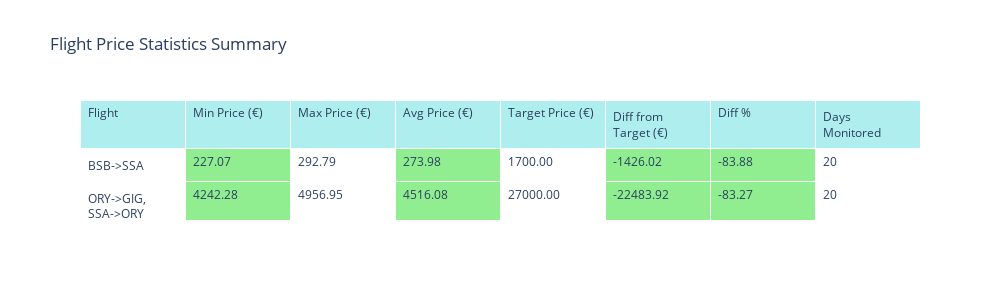

Here is the notebook cell this chart was saved with:
### Markdown cell above
## Summary Statistics

### Code cell
# Calculate comprehensive statistics for each flight
flight_stats = df.groupby('Flight').agg(
    min_price=('Price_EUR', 'min'),
    max_price=('Price_EUR', 'max'),
    avg_price=('Price_EUR', 'mean'),
    median_price=('Price_EUR', 'median'),
    std_price=('Price_EUR', 'std'),
    price_range=('Price_EUR', lambda x: x.max() - x.min()),
    records=('Price_EUR', 'count'),
    first_date=('Datetime', 'min'),
    last_date=('Datetime', 'max')
).reset_index()

# Add target price and difference columns
flight_stats = flight_stats.merge(
    df[['Flight', 'Target_Price']].drop_duplicates(),
    on='Flight'
)

flight_stats['diff_from_target'] = flight_stats['avg_price'] - flight_stats['Target_Price']
flight_stats['pct_diff'] = (flight_stats['diff_from_target'] / flight_stats['Target_Price']) * 100
flight_stats['days_monitored'] = (flight_stats['last_date'] - flight_stats['first_date']).dt.days + 1

# Display the statistics in a formatted table using Plotly
fig = go.Figure(data=[go.Table(
    header=dict(values=['Flight', 'Min Price (€)', 'Max Price (€)', 'Avg Price (€)', 
                        'Target Price (€)', 'Diff from Target (€)', 'Diff %', 'Days Monitored'],
                fill_color='paleturquoise',
                align='left'),
    cells=dict(values=[flight_stats['Flight'], 
                      flight_stats['min_price'].round(2), 
                      flight_stats['max_price'].round(2), 
                      flight_stats['avg_price'].round(2),
                      flight_stats['Target_Price'].round(2),
                      flight_stats['diff_from_target'].round(2),
                      flight_stats['pct_diff'].round(2),
                      flight_stats['days_monitored']],
               fill_color=['white', 
                          ['lightgreen' if val <= target else 'lightcoral' 
                           for val, target in zip(flight_stats['min_price'], flight_stats['Target_Price'])],
                          'white',
                          ['lightgreen' if val <= target else 'lightcoral' 
                           for val, target in zip(flight_stats['avg_price'], flight_stats['Target_Price'])],
                          'white',
                          ['lightgreen' if val <= 0 else 'lightcoral' 
                           for val in flight_stats['diff_from_target']],
                          ['lightgreen' if val <= 0 else 'lightcoral' 
                           for val in flight_stats['pct_diff']],
                          'white'],
               align='left',
               format=[None, '.2f', '.2f', '.2f', '.2f', '.2f', '.2f%', None]))
])

fig.update_layout(
    title='Flight Price Statistics Summary',
    height=150 + 50*len(flight_stats),
    width=1000
)

fig.show()

### Figure 1 — Plotly figure (JSON) as saved in the notebook; plotly's stock layout.template omitted (floating-point values rounded to 4 significant figures)
{"data": [{"cells": {"align": "left", "fill": {"color": ["white", ["lightgreen", "lightgreen", "lightgreen"], "white", ["lightgreen", "lightgreen", "lightgreen"], "white", ["lightgreen", "lightgreen", "lightgreen"], ["lightgreen", "lightgreen", "lightgreen"], "white"]}, "format": [null, ".2f", ".2f", ".2f", ".2f", ".2f", ".2f%", null], "values": [["BSB->SSA", "ORY->GIG, SSA->ORY", "SDU->BSB"], [227.1, 4242.0, 142.4], [292.8, 4957.0, 270.2], [274.0, 4516.0, 209.6], [1700, 27000, 1500], [-1426.0, -22480.0, -1290.0], [-83.88, -83.27, -86.03], [20, 20, 20]]}, "header": {"align": "left", "fill": {"color": "paleturquoise"}, "values": ["Flight", "Min Price (€)", "Max Price (€)", "Avg Price (€)", "Target Price (€)", "Diff from Target (€)", "Diff %", "Days Monitored"]}, "type": "table"}], "layout": {"height": 300, "title": {"text": "Flight Price Statistics Summary"}, "width": 1000}}
